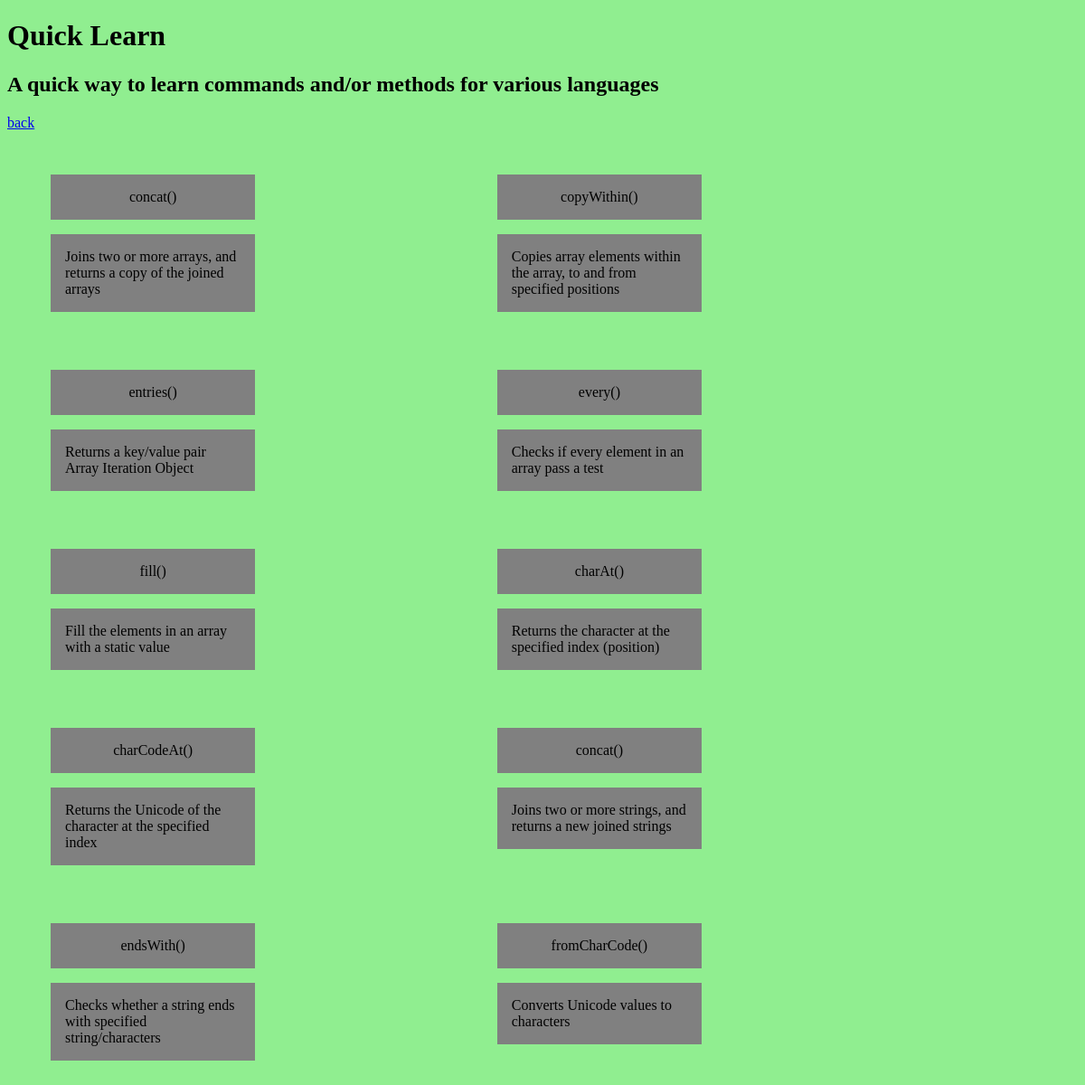
/subjects/js/test, run on the app's committed database.
### indexcards/models.py (models this page shows, shortened)
class Card(models.Model):
    front = models.CharField(max_length=50)
    back = models.CharField(max_length=100)
    subTopic = models.ForeignKey(SubTopic, on_delete=models.CASCADE)

### indexcards/views.py (the view)
# urls.py: path('subjects/<name>/test', views.test, name='test'),
def test(request, name):
    subject = Subject.objects.get(name=name)
    subtopics = SubTopic.objects.all().filter(subject__name = name )
    cards = []
    for subTopic in subtopics:
        cards += Card.objects.all().filter(subTopic__name = subTopic)
    return render(request, 'test.html', {'subject': subject, 'subtopics': subtopics, 'cards': cards})

### indexcards/models.py (called while the page is built)
    def __str__(self):
        return (self.name)

### indexcards/templates/test.html
{% extends "base.html" %}
{% block content%}
  <a href="{% url 'subject_subtopics' subject.name %}">back</a>
  <div class="cards">
    {% for card in cards%}
      <div class="card-grid">
        <div class="front">
          {{card.front}}
        </div>
        <div class="back">
          {{card.back}}
        </div>
      </div>
    {% endfor %}
  </div>
{% endblock %}

### static/styles.css (style rules this page uses)
html { -webkit-box-sizing: border-box; -moz-box-sizing: border-box; box-sizing: border-box; }
*, *:before, *:after { -webkit-box-sizing: inherit; -moz-box-sizing: inherit; box-sizing: inherit; }
body { background-color: lightgreen; }
.cards { display: flex; flex-wrap: wrap; width: 100%; margin: 1rem; }
.card-grid { position: relative; flex-wrap: wrap; width: 39%; margin: 1rem; }
.back, .front { width: 49%; display: flex; background-color: grey; align-items: center; justify-content: center; padding: 1rem; margin: 1rem; }

### data on the page
Card: front "concat()", back "Joins two or more arrays, and returns a copy of the joined arrays"
Card: front "copyWithin()", back "Copies array elements within the array, to and from specified positions"
Card: front "entries()", back "Returns a key/value pair Array Iteration Object"
Card: front "every()", back "Checks if every element in an array pass a test"
Card: front "fill()", back "Fill the elements in an array with a static value"
Card: front "charAt()", back "Returns the character at the specified index (position)"
Card: front "charCodeAt()", back "Returns the Unicode of the character at the specified index"
Card: front "concat()", back "Joins two or more strings, and returns a new joined strings"
Card: front "endsWith()", back "Checks whether a string ends with specified string/characters"
Card: front "fromCharCode()", back "Converts Unicode values to characters"
